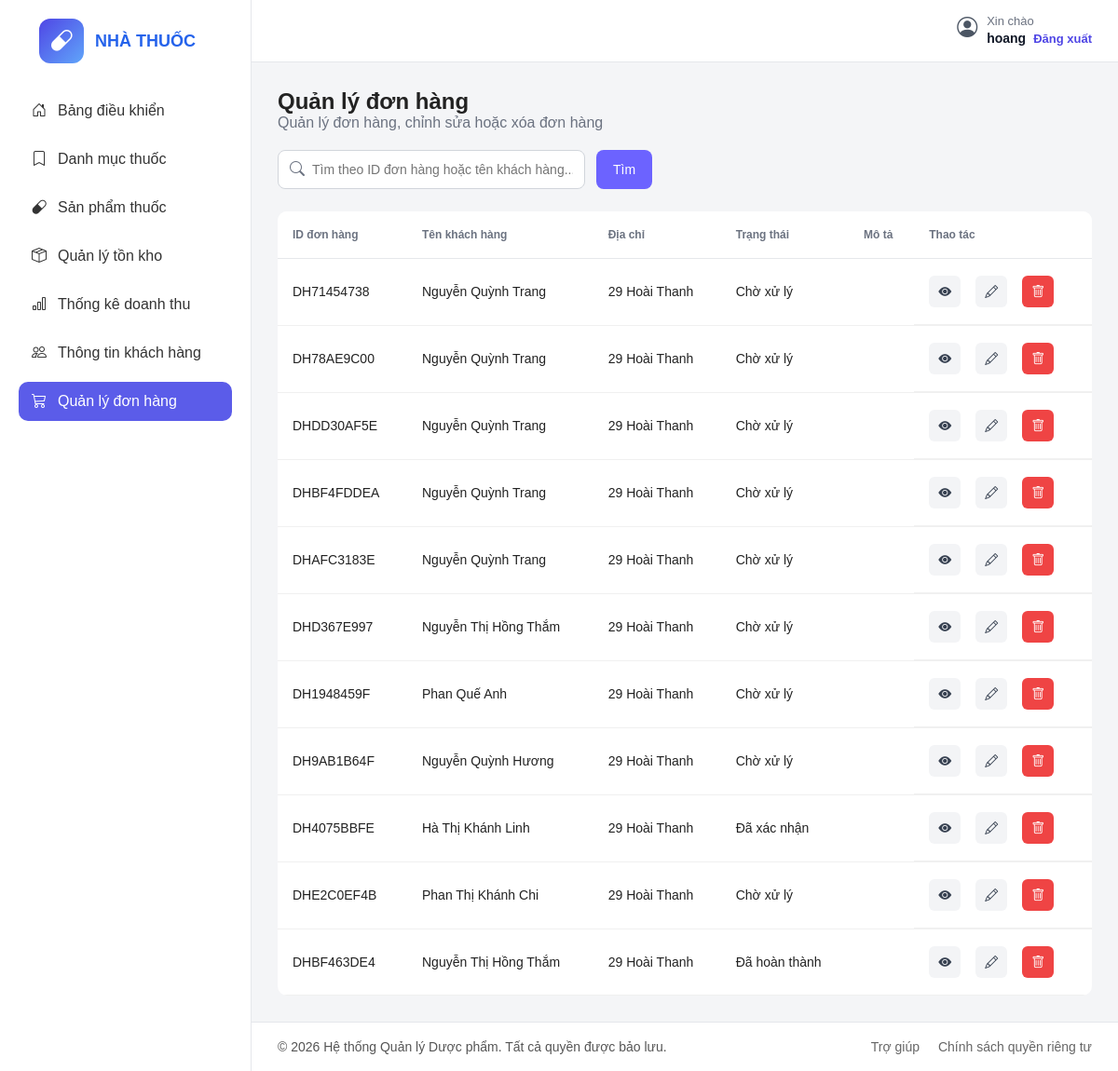
/dashboard/don-hang/ (signed in), run on an earlier commit of the app's database.
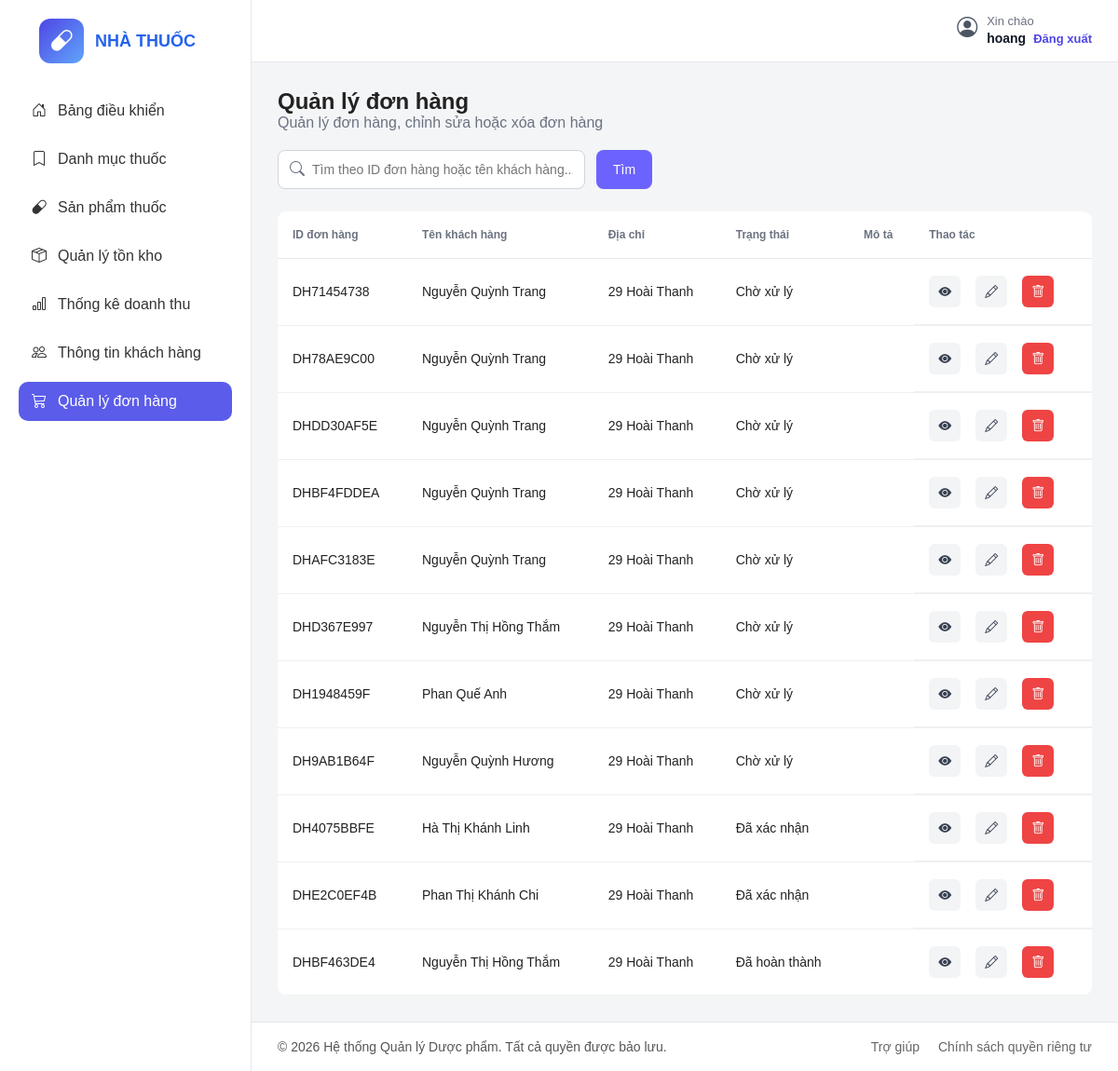
And on a later commit of the database.
### core/models.py (models this page shows, shortened)
class Order(models.Model):
    STATUS_CHOICES = [
        ('pending', 'Chờ xử lý'),
        ('confirmed', 'Đã xác nhận'),
        ('completed', 'Đã hoàn thành'),
        ('cancelled', 'Đã hủy'),
    ]
    PAYMENT_CHOICES = [
        ('cash', 'Thanh toán tiền mặt'),
        ('bank', 'Thanh toán chuyển khoản'),
    ]
    customer = models.ForeignKey(Customer, on_delete=models.CASCADE)
    code = models.CharField(max_length=20, unique=True)
    status = models.CharField(max_length=20, choices=STATUS_CHOICES, default='pending')
    receiver_name = models.CharField(max_length=100)
    receiver_phone = models.CharField(max_length=20)
    delivery_address = models.CharField(max_length=255)
    subtotal = models.DecimalField(max_digits=12, decimal_places=2, default=0)
    note = models.TextField(blank=True)
    payment_method = models.CharField(max_length=20, choices=PAYMENT_CHOICES, default='cash')
    created_at = models.DateTimeField(auto_now_add=True)

class Customer(models.Model):
    user = models.OneToOneField(User, on_delete=models.CASCADE)
    full_name = models.CharField(max_length=100)
    address = models.CharField(max_length=255, blank=True)
    phone = models.CharField(max_length=20)
    avatar = models.ImageField(upload_to='avatars/', blank=True, null=True)

### core/views.py (the view)
# urls.py: path('dashboard/don-hang/', views.admin_orders, name='admin_orders'),
@login_required
@user_passes_test(is_admin)
def admin_orders(request):
    keyword = request.GET.get('q', '').strip()
    orders = (
        Order.objects
        .select_related('customer')
        .prefetch_related('items__product')
        .all()
        .order_by('-created_at')
    )
    if keyword:
        query = Q(code__icontains=keyword) | Q(customer__full_name__icontains=keyword)
        if keyword.isdigit():
            query |= Q(id=int(keyword))
        orders = orders.filter(query)
    return render(request, 'admin_panel/donhang.html', {
        'orders': orders,
        'keyword': keyword,
    })

### core/views.py (called while the page is built)
def is_admin(user):
    return user.is_staff

### templates/admin_panel/donhang.html (shortened to what the changed rows need)
{% load static %}
<!DOCTYPE html>
<html lang="vi">
<head>
  <link rel="stylesheet" href="{% static 'css/donhang.css' %}" />
  <link rel="stylesheet" href="https://cdn.jsdelivr.net/npm/bootstrap-icons@1.11.3/font/bootstrap-icons.min.css" />
</head>
<body>
  <div class="container">
    <aside class="sidebar">
      <div class="logo">
        <div>
          <h2>NHÀ THUỐC</h2>
        </div>
      </div>
    </aside>
    <main class="main-content">
      <section class="titleql">
        <h2>Quản lý đơn hàng</h2>
        <div class="table-wrapper">
          <table>
            <thead>
              <tr>
                <th>ID đơn hàng</th>
                <th>Tên khách hàng</th>
                <th>Địa chỉ</th>
                <th>Trạng thái</th>
                <th>Mô tả</th>
                <th>Thao tác</th>
              </tr>
            </thead>
            <tbody>
              {% for order in orders %}
              <tr>
                <td>{{ order.code }}</td>
                <td>{{ order.customer.full_name }}</td>
                <td>{{ order.delivery_address }}</td>
                <td>{{ order.get_status_display }}</td>
                <td>{{ order.note }}</td>
                <td class="action-cell">
                  <button
                    type="button"
                    class="view-btn open-view-popup"
                    data-id="{{ order.id }}"
                    data-code="{{ order.code }}"
                    data-customer="{{ order.customer.full_name }}"
                  >
                    <i class="bi bi-eye-fill"></i>
                  </button>
                  <button
                    type="button"
                    class="edit-btn open-edit-popup"
                    data-id="{{ order.id }}"
                    data-code="{{ order.code }}"
                    data-customer="{{ order.customer.full_name }}"
                    data-status="{{ order.status }}"
                    data-note="{{ order.note }}"
                  >
                    <i class="bi bi-pencil"></i>
                  </button>
                  <form method="post"
                    action="{% url 'admin_order_delete' order.id %}"
                    style="display:inline"
                    onsubmit="return confirm('Bạn có chắc muốn xóa đơn hàng này không?');">
                    <button type="submit" class="delete-btn">
                      <i class="bi bi-trash"></i>
                    </button>
                  </form>
                </td>
              </tr>
              {% empty %}
              <tr>
                <td colspan="5" class="empty-row">Không tìm thấy đơn hàng phù hợp.</td>
              </tr>
              {% endfor %}
            </tbody>
          </table>
        </div>
      </section>
    </main>
  </div>
</body>
</html>

What changed in the data, as far as the page shows it:
changed Order "DHE2C0EF4B": status "Chờ xử lý" → "Đã xác nhận"
